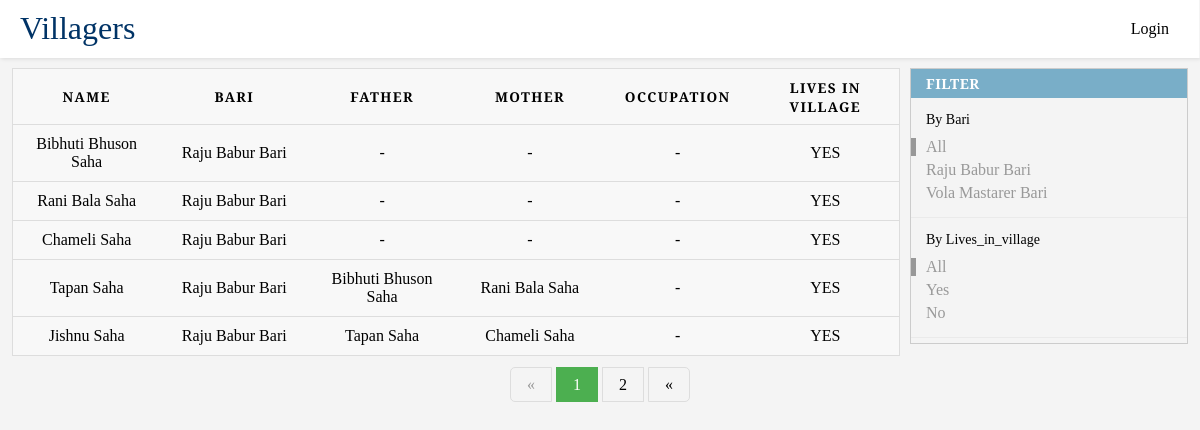
The page / on the database its author committed.
### villagers/models.py (models this page shows)
class Bari(models.Model):
    name = models.CharField(max_length=50, null=False)
    def __str__(self):
        return self.name

class Villager(models.Model):
    name = models.CharField(max_length=50, blank=False, null=False, help_text="গ্রামের বাইরের লোক যুক্ত করবেন না")
    bari = models.ForeignKey('Bari', on_delete=models.SET_DEFAULT, default=None)
    highest_education = models.CharField(max_length=20, blank=True, null=True)
    highest_education_institute = models.CharField(max_length=100, blank=True, null=True)
    occupation = models.CharField(max_length=100, blank=True, null=True, help_text='পেশা')
    marital_status_option = (
        (None, ''),
        ('Married', 'Married'),
        ('Unmarried', 'Unmarried'),
    )
    marital_status = models.CharField(
        max_length=10,
        choices=marital_status_option,
        blank=False,
        default='',
        help_text='বিবাহিত',
    )
    sex_option = (
        (None, ''),
        ('Male', 'Male'),
        ('Female', 'Female'),
    )
    sex = models.CharField(
        max_length=10,
        choices=sex_option,
        blank=False,
        default='',
        help_text='লিঙ্গ',
    )
    lives_in_villager_option = (
        (None, ''),
        ('Yes', 'Yes'),
        ('No', 'No'),
    )
    lives_in_village = models.CharField(
        max_length=10,
        choices=lives_in_villager_option,
        blank=False,
        default='',
        help_text='বর্তমানে গ্রামে থাকেন?',
    )
    alive_option = (
        (None, ''),
        ('Alive', 'Alive'),
        ('Dead', 'Dead'),
    )
    alive = models.CharField(
        max_length=10,
        choices=alive_option,
        blank=False,
        default='',
        help_text='জীবিত আছেন?',
    )
    father = models.ForeignKey('self', on_delete=models.SET_DEFAULT, default=None, blank=True, null=True, help_text='গ্রামের হলে যুক্ত করুন', related_name='father_name')
    mother = models.ForeignKey('self', on_delete=models.SET_DEFAULT, default=None, blank=True, null=True, help_text='গ্রামের হলে যুক্ত করুন', related_name="mother_name")
    grand_father = models.ForeignKey('self', on_delete=models.SET_DEFAULT, default=None, blank=True, null=True, help_text='গ্রামের হলে যুক্ত করুন', related_name='grand_father_name')
    grand_mother = models.ForeignKey('self', on_delete=models.SET_DEFAULT, default=None, blank=True, null=True, help_text='গ্রামের হলে যুক্ত করুন', related_name="grand_mother_name")
    spouse = models.ForeignKey('self', on_delete=models.SET_DEFAULT, default=None, blank=True, null=True, help_text='গ্রামের হলে যুক্ত করুন')
    def __str__(self):
        return self.name
    def get_absolute_url(self):
        return reverse('villager-details', args=[str(self.id)])

### villagers/views.py (the view)
# urls.py: path('', views.index, name='villagers-list'),
def index(request):
    bari = request.GET.get('bari')
    lives_in_village = request.GET.get('lives_in_village')
    villager_list = Villager.objects.all()
    if bari:
        villager_list = villager_list.filter(bari__name=bari)
    if lives_in_village:
        villager_list = villager_list.filter(lives_in_village=lives_in_village)
    page = request.GET.get('page', 1)
    paginator = Paginator(villager_list, 5)
    try:
        villagers = paginator.page(page)
    except PageNotAnInteger:
        villagers = paginator.page(1)
    except EmptyPage:
        villagers = paginator.page(paginator.num_pages)
    bari_list = Bari.objects.all()
    lives_in_village_list = Villager.objects.values('lives_in_village').distinct()
    print(lives_in_village_list)
    print(bari_list)
    context = {
        'villager_list': villagers,
        'bari_list': bari_list,
        'lives_in_village_list': lives_in_village_list
    }
    return render(request, 'villagers/villagers_list.html', context=context)

### villagers/templatetags/villager_custom_template_tag.py (called while the page is built)
@register.simple_tag(takes_context=True)
def replace_query_parameter(context, field, value):
    dict_ = context['request'].GET.copy()
    dict_[field] = value
    return urlencode(dict_, quote_via=quote)

### villagers/templates/villagers/villagers_list.html
{% extends 'base_generic.html' %}
{% load static %}
{% load villager_custom_template_tag %}
{% block content %}
    <link href="{% static 'villagers/css/filter.css' %}" rel="stylesheet">
    <link href="{% static 'villagers/css/villager_table_list.css' %}" rel="stylesheet">
    <link href="{% static 'villagers/css/pagination.css' %}" rel="stylesheet">
    <div class="filter">
        <h2>Filter</h2>
        <h3> By Bari </h3>
            <ul>
                {% if request.GET.bari %}
                    <li>
                        <a href="?{% remove_query_parameter 'bari' %}">All </a>
                    </li>
                {% else %}
                    <li class="selected">
                        <a href="{{ request.get_full_path }}">All </a>
                    </li>
                {% endif %}
                {% for bari in bari_list %}
                    {% if request.GET %}
                        {% if request.GET.bari %}
                            {% if request.GET.bari == bari.name %}
                                <li class="selected">
                                    <a href="{{ request.get_full_path }}">{{ bari.name }} </a>
                                </li>
                            {% else %}
                                <li>
                                    <a href="?{% replace_query_parameter 'bari' bari.name %}">{{ bari.name }} </a>
                                </li>
                            {% endif %}
                        {% else %}
                            <li>
                                <a href="{{ request.get_full_path }}&bari={{ bari.name }}" >{{ bari.name }} </a>
                            </li>
                        {% endif %}
                    {% else %}
                        <li>
                            <a href="{{ request.get_full_path }}?bari={{ bari.name }}" >{{ bari.name }}</a>
                        </li>
                    {% endif %}
                {% endfor %}
            </ul>
        <h3> By lives_in_village </h3>
            <ul>
                {% if request.GET.lives_in_village %}
                    <li>
                        <a href="?{% remove_query_parameter 'lives_in_village' %}">All </a>
                    </li>
                {% else %}
                    <li class="selected">
                        <a href="{{ request.get_full_path }}">All </a>
                    </li>
                {% endif %}
                {% for lives_in_village in lives_in_village_list %}
                    {% if request.GET %}
                        {% if request.GET.lives_in_village %}
                            {% if request.GET.lives_in_village == lives_in_village.lives_in_village %}
                                <li class="selected">
                                    <a href="{{ request.get_full_path }}">{{ lives_in_village.lives_in_village }} </a>
                                </li>
                            {% else %}
                                <li>
                                    <a href="?{% replace_query_parameter 'lives_in_village' lives_in_village.lives_in_village %}">{{ lives_in_village.lives_in_village }} </a>
                                </li>
                            {% endif %}
                        {% else %}
                            <li>
                                <a href="{{ request.get_full_path }}&lives_in_village={{ lives_in_village.lives_in_village }}" >{{ lives_in_village.lives_in_village }} </a>
                            </li>
                        {% endif %}
                    {% else %}
                        <li>
                            <a href="{{ request.get_full_path }}?lives_in_village={{ lives_in_village.lives_in_village }}" >{{ lives_in_village.lives_in_village }}</a>
                        </li>
                    {% endif %}
                {% endfor %}
            </ul>
    </div>
    <table>
        <thead>
        <tr>
          <th scope="col">NAME</th>
          <th scope="col">BARI</th>
          <th scope="col">FATHER</th>
          <th scope="col">MOTHER</th>
          <th scope="col">OCCUPATION</th>
          <th scope="col">LIVES IN VILLAGE</th>
        </tr>
        </thead>
        <tbody>
        {% for villager in villager_list %}
            <tr>
                <td data-label="NAME">
                    <a href="{{ villager.get_absolute_url }}" >{{ villager.name }} </a>
                </td>
                <td data-label="BARI">{{ villager.bari }}</td>
                <td data-label="FATHER">
                    {% if villager.father %}
                        <a href="{{ villager.father.get_absolute_url }}" >{{ villager.father }}</a>
                    {% else %}
                        -
                    {% endif %}
                </td>
                <td data-label="MOTHER">
                    {% if villager.mother %}
                        <a href="{{ villager.mother.get_absolute_url }}" >{{ villager.mother }}</a>
                    {% else %}
                        -
                    {% endif %}
                </td>
                <td data-label="OCCUPATION">
                    {% if villager.occupation in none %}
                        {{ villager.occupation }}
                    {% else %}
                        -
                    {% endif %}
                </td>
                <td data-label="LIVES IN VILLAGE">
                    {% if villager.lives_in_village %}
                        YES
                    {% else %}
                        NO
                    {% endif %}
                </td>
            </tr>
        {% endfor %}
        </tbody>
    </table>
    {% if villager_list.has_other_pages %}
        <div class="paginate">
            {% if villager_list.has_previous %}
                <a href="?{% replace_query_parameter 'page' villager_list.previous_page_number  %}">&laquo;</a>
            {% else %}
                <a class="inactive"><span>&laquo;</span></a>
            {% endif %}
            {% for i in villager_list.paginator.page_range %}
                {% if villager_list.number == i %}
                    <a class="active"><span>{{ i }}</span></a>
                {% else %}
                    <a href="?{% replace_query_parameter 'page' i  %}">{{ i }}</a>
                {% endif %}
            {% endfor %}
            {% if villager_list.has_next %}
                <a href="?{% replace_query_parameter 'page' villager_list.next_page_number  %}">&laquo;</a>
            {% else %}
                <a class="inactive"><span>&raquo;</span></a>
            {% endif %}
        </div>
    {% endif %}
{% endblock %}

### villagers/templates/base_generic.html (shortened to what this page needs)
{% load static %}
<!DOCTYPE html>
<html lang="en">
<head>
    <link href="{% static 'villagers/css/header.css' %}" rel="stylesheet">
</head>
<body>
    <header class="header">
        <a href="/" class="logo">Villagers</a>
        <ul class="menu">
            {% if request.user.is_authenticated %}
                <li><a href="{% url 'logout' %}?next={{ request.get_full_path }}">Logout</a></li>
            {% else %}
                <li><a href="{% url 'login' %}?next={{ request.get_full_path }}">Login</a></li>
            {% endif %}
        </ul>
    </header>
    <div style="margin-top:50px;">
        {% block content %}{% endblock %}
    </div>
</body>
</html>

### villagers/static/villagers/css/header.css (style rules this page uses)
body { margin: 0; font-family: 'Droid Serif', serif; background-color: #f4f4f4; }
a { color: #000; }
.header { background-color: #fff; box-shadow: 1px 1px 4px 0 rgba(0,0,0,.1); position: fixed; width: 100%; z-index: 3; }
.header ul { margin: 0; padding: 0; list-style: none; overflow: hidden; background-color: #fff; }
.header li a { display: block; padding: 20px 20px; border-right: 1px solid #f4f4f4; text-decoration: none; }
.header .logo { display: block; float: left; font-size: 2em; padding: 10px 20px; text-decoration: none; }
.header .menu { clear: both; max-height: 0; transition: max-height .2s ease-out; }
@media (min-width: 48em) { .header li { float: left; } }
@media (min-width: 48em) { .header li a { padding: 20px 30px; } }
@media (min-width: 48em) { .header .menu { clear: none; float: right; max-height: none; } }

### villagers/static/villagers/css/filter.css (style rules this page uses)
.filter { width: 23%; border: 1px solid #ccc; right: 0; margin-right: 1%; text-transform: capitalize; position: fixed; }
.filter h2 { font-size: 14px; text-transform: uppercase; letter-spacing: 0.5px; padding: 5px 15px; margin-bottom: 12px; border-bottom: none; background: #79aec8; color: #fff; margin-top: 0; }
.filter h3 { font-weight: 400; font-size: 14px; padding: 0 15px; margin-bottom: 10px; }
.filter ul { margin: 5px 0; padding: 0 15px 15px; border-bottom: 1px solid #eaeaea; }
.filter li { list-style-type: none; margin: 5px 0 0 0; padding-left: 0; }
.filter li.selected { border-left: 5px solid #989898; padding-left: 10px; margin-left: -15px; }
.filter a { display: block; color: #999; text-overflow: ellipsis; overflow-x: hidden; text-decoration: none; }

### villagers/static/villagers/css/villager_table_list.css (style rules this page uses)
table { border: 1px solid #ccc; border-collapse: collapse; margin-left: 1%; padding: 0; width: 74%; table-layout: fixed; }
table tr { background-color: #f8f8f8; border: 1px solid #ddd; padding: .35em; }
table th, table td { padding: .625em; text-align: center; }
table td a { text-decoration: none; }
table th { font-size: .85em; letter-spacing: .1em; text-transform: uppercase; }

### villagers/static/villagers/css/pagination.css (style rules this page uses)
.paginate { margin-top: 20px; text-align: center; }
.paginate a { color: black; padding: 8px 16px; text-decoration: none; border: 1px solid #ddd; }
.paginate a.active { background-color: #4CAF50; color: white; border: 1px solid #4CAF50; }
.paginate a.inactive { color: #999; }
.paginate a:first-child { border-top-left-radius: 5px; border-bottom-left-radius: 5px; }
.paginate a:last-child { border-top-right-radius: 5px; border-bottom-right-radius: 5px; }

### rows shown on the page
Bari: name "Raju Babur Bari"
Bari: name "Vola Mastarer Bari"
Villager: name "Bibhuti Bhuson Saha", bari "Raju Babur Bari", lives_in_village "YES"
Villager: name "Rani Bala Saha", bari "Raju Babur Bari", lives_in_village "YES"
Villager: name "Chameli Saha", bari "Raju Babur Bari", lives_in_village "YES"
Villager: name "Tapan Saha", bari "Raju Babur Bari", father "Bibhuti Bhuson Saha", mother "Rani Bala Saha", lives_in_village "YES"
Villager: name "Jishnu Saha", bari "Raju Babur Bari", father "Tapan Saha", mother "Chameli Saha", lives_in_village "YES"

### other values the page prints
{{ lives_in_village.lives_in_village }} "Yes" "No"
{{ i }} "1"
{{ i }} "2"
